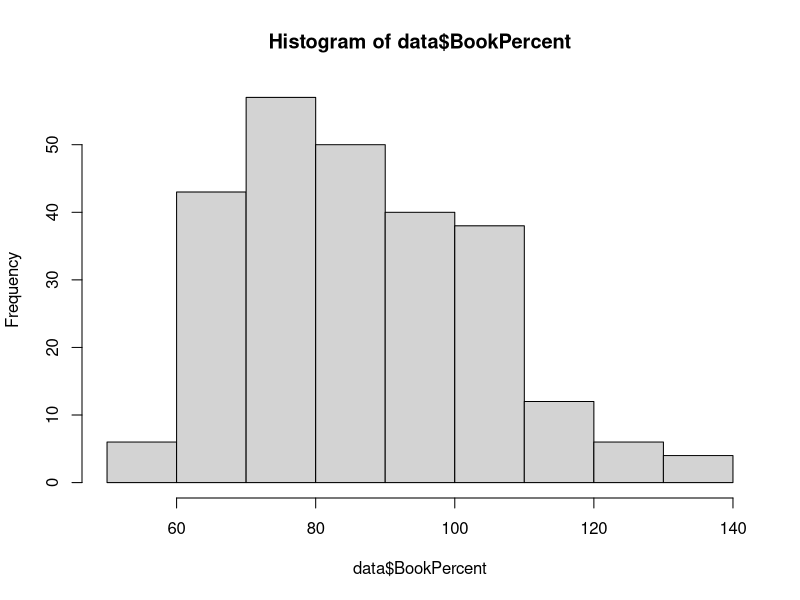
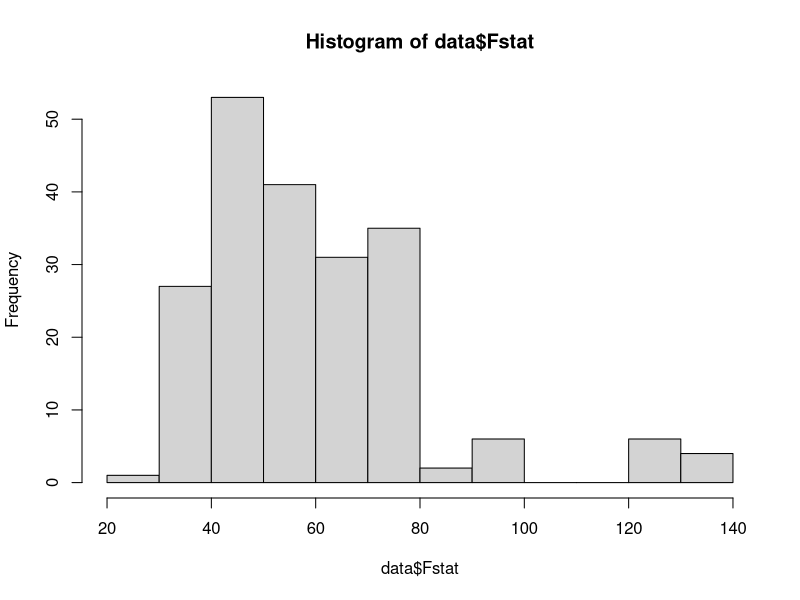
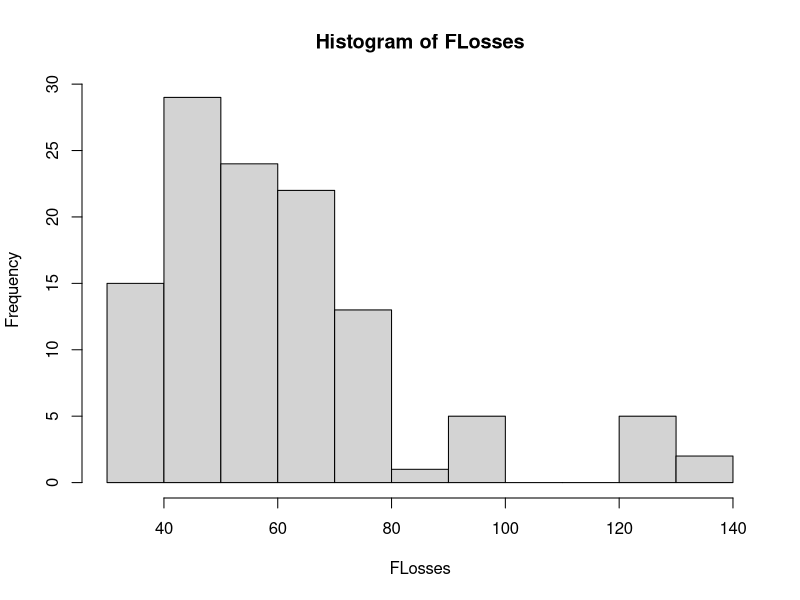
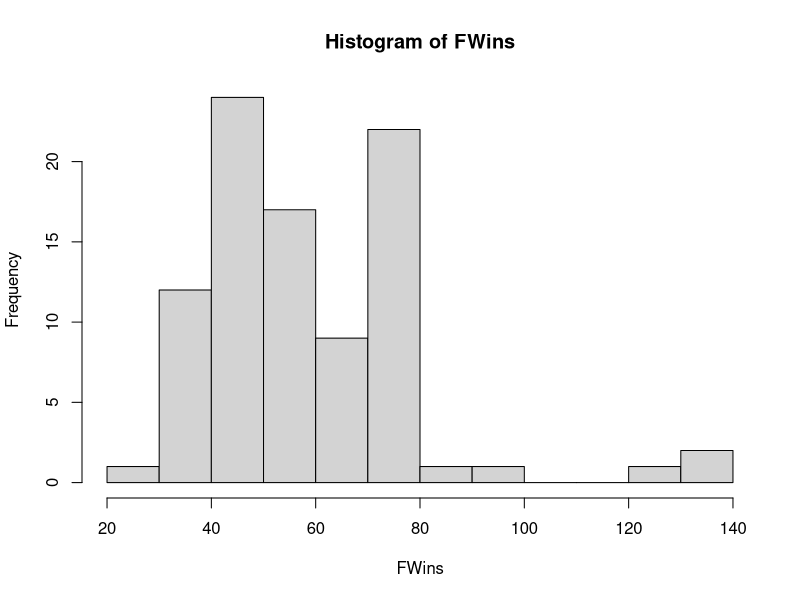
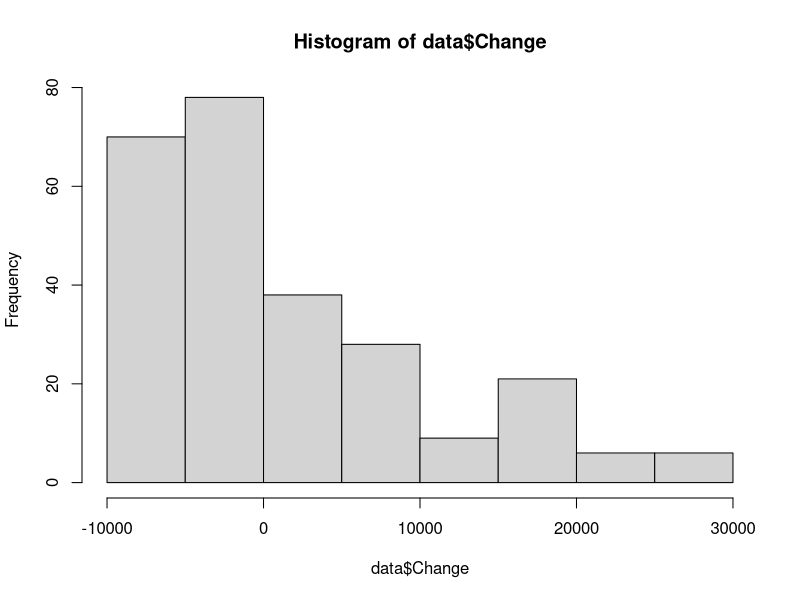

These charts were generated, in order, by the following R code: (Note: this script raises an error after producing the figures.)
HorsesGTA2 <- read.csv("HorsesUpdated.csv")

data <- HorsesGTA2
data <- subset(data, select = -c(X) )

hist(data$BookPercent)

hist(data$Fstat)

Fs <- data$Fstat
FLosses <- data$Fstat[data$WinLoss == 0]
FWins <- data$Fstat[data$WinLoss == 1]
hist(FLosses)
hist(FWins)
hist(data$Change)
ks.test(FLosses,FWins)  #If p-value small then data from different distributions


#Check pairings
for (n in ns){
  hist(data$Change[data$BestHorse ==n & data$RatioLeaders == 1])
  print(n)
  print(sum(data$Change[data$BestHorse == n & data$RatioLeaders == 1], na.rm = TRUE))
}

ns <- c(1,2,3,4,5)
for (n in ns){
  print(n)
  print(mean(data$WinLoss[data$BestHorse == n]))
  boxplot(data$change[data$BestHorse == n])
}


boxplot(Change~BestHorse,
        data=data,
        main="Change Distribution by Horse",
        xlab="Best Horse",
        ylab="change ($)",
        col="steelblue",
        border="black"
)


mean(Fs, na.rm = TRUE)
poissonValues <- rpois(201,60.95)
ks.test(poissonValues,data$Fstat)

B6 <- .10
B5 <- .15
B4 <- .20
B3 <- .50
B2 <- .60
B1 <- .70
B0 <- .88
Bs <- c(B0, B1, B2, B3, B4, B5, B6)

quantile(data$Fstat, Bs, na.rm = TRUE)


calcBookPercent <- function(odds){
  percents <- c()
  for (odd in odds){
  percents <- append(percents, 100/(odd + 1), after = length(percents))
  }
  return(sum(percents))
}

OddsReport <- function(odds){
  bet <- 0
  BookPercent <- calcBookPercent(odds)
  BestHorse <- min(odds)
  NextBest <- sort(odds, decreasing = FALSE)[2]
  
  
  ratio <- (100/(BestHorse+1))/(100/(NextBest+1))
  #Create scale to scale down bet in difficult scenerio
  scale = 1
  if (ratio == 1){
    scale = .5
  }
  
  Fstat <- BookPercent/ratio
  print(Fstat)
  
  position <- ecdf(data$Fstat)(Fstat)
  print(position)
  print(quantile(data$Fstat, Bs, na.rm = TRUE))
  if (position > B0){
    bet = 100
  } else {
    if(position > B1){
      bet = 1000
    } else {
      if(position > B2){
        bet = 2500
      } else {
        if(position > B3){
          bet = 4000
        } else {
          if(position > B4){
            bet = 5500
          } else {
            if(position > B5){
              bet = 7000
            } else {
              if(position > B6){
                bet = 8500
              } else {
                bet = 10000
              }
            }
          }
        }
      }
    }
  }
print(bet*scale)
}



addrow <- function(data, odds,BetHorse,winLoss,winningHorse,change){
  BookPercent <- calcBookPercent(odds)
  BestHorse <- min(odds)
  
  NextBest <- sort(odds, decreasing = FALSE)[2]
  
  ratio <- (100/(BestHorse+1))/(100/(NextBest+1))
  
  total <- data$Total[length(data$Total)] + change
  
  Fstat <- BookPercent/ratio
  #Append new row
  data[nrow(data) + 1,] <- c(BookPercent, BetHorse, BestHorse, NextBest, ratio, 
                             winLoss, winningHorse, change, total, Fstat)
  write.csv(data,'HorsesUpdated.csv')
  print("updated")
  print(data$Total[length(data$Total)])
  print(paste0("Net Gain: ", sum(data$Change)))
  return(data)
}

plot(data$Change,Fs, pch = as.integer(data$WinLoss))
plot(data$BetHorse, Fs, pch = as.integer(data$WinLoss))

#Remove Row if needed
data <- data[-nrow(data),]


#Enter Odds Here:
odds <- c(20,15,3,25,9,2)  #Be sure to press ctrl + enter
OddsReport(odds)  #Run report with ctrl + enter



#Input for add row: (data, odds, BetHorse, winLoss, winningHorse, change)
data <- addrow(data, odds, 1, 1, 1, 10000)

